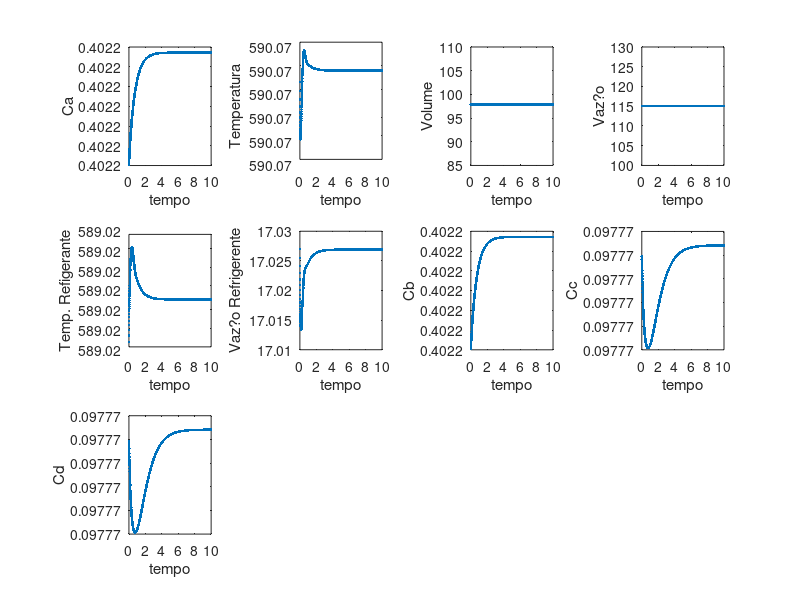

This figure's MATLAB source:
% Limpando vetores

 clear   tempoV;
 clear   CaV;
 clear    TV;
 clear    VV;
 clear    FV;
 clear    TjV;
 clear    FjV;
 clear    CbV;
 clear    CcV;
 clear    CdV;

 clear FrV;
 clear F1V;
 clear F0V;

%Condições iniciais de operação

% Alimentacao do Sistema (entrada) (F1)
F1=92;      % ft3/h
T1=530;     % ?R
Ca1=0.5;    % lb mol/ft3
Cb1=0.5;    % lb mol/ft3
Cc1=0;      % lb mol/ft3
Cd1=0;      % lb mol/ft3

Fj=17.027;  % ft3/h
Tj0=530;    % ?R

% Saida do CSTR (saida) (F)
F=115.00;                    % ft3/h
T=590.07;               % ?R
Ca=0.4022;               % lb mol/ft3
Cb=0.4022;               % lb mol/ft3
Cc=0.097771;               % lb mol/ft3
Cd=0.097771;               % lb mol/ft3
Tj=589.02;              % ?R

% Dimensões
V=97.852880299;       % ft3
vj=31.249030401;      % ft3;
A=397.701130124;      % ft2

%%%%%%%%%%%%%%%%%%%%%%%%%%%%%%%%%%%%%%%%%%%%%%%%%%%%%%%%%%%%%%%%%%%%%%%%%%%%
%%%%%%%%%%%%%%%%%%%%%%%%%%%%%%%%%%%%%%%%%%%%%%%%%%%%%%%%%%%%%%%%%%%%%%%%%%%%

    %Razão de reciclo
    razao_reciclo = 0.2;

    %Nó 2 (de bifurcação)
    f_reciclo=F*razao_reciclo;
    Ca_reciclo=Ca;
    Cb_reciclo=Cb;
    Cc_reciclo=Cc;
    Cd_reciclo=Cd;
    T_reciclo=T;

    %Na saída, após o reciclo (Saída, ponto 2)
    F_saida=F-f_reciclo; %f_saida é o F2
    Ca_saida=Ca;
    Cb_saida=Cb;
    Cc_saida=Cc;
    Cd_saida=Cd;
    T_saida=T;

    %Nó 1 (de mistura)
    F0=F1+f_reciclo;
    Ca0=(F1*Ca1+f_reciclo*Ca_reciclo)/(F0);
    Cb0=(F1*Cb1+f_reciclo*Cb_reciclo)/(F0);
    Cc0=(F1*Cc1+f_reciclo*Cc_reciclo)/(F0);
    Cd0=(F1*Cd1+f_reciclo*Cd_reciclo)/(F0);

    T0=(F1*T1+f_reciclo*T_reciclo)/(F0);

 %%%%%%%%%%%%%%%%%%%%%%%%%%%%%%%%%%%%%%%%%%%%%%%%%%%%%%%%%%%%%%%%%%%%%%%%%%%%
 %%%%%%%%%%%%%%%%%%%%%%%%%%%%%%%%%%%%%%%%%%%%%%%%%%%%%%%%%%%%%%%%%%%%%%%%%%%%


% Coeficiente global de troca t?rmica
U=150;      % BTU/(h ft2 ?R)

% Propriedades do Fluido reativo
cp=0.75;    % BTU/(lb ?R)
ro=50;      % lb/ft3

% Propriedades do Fluido refrigerante (da jaqueta)
cpj=1;      % BTU/(lb ?R)
roj=62.3;   % lb/ft3

% Condicoes de operacao (set points)
Tset=590.07;   % ?R
Vset=97.852880299;        % ft3

% Vazoes para quando o erro (variavel no setponi - variavel) for zero
Fjerrozero = 17.027;    % ft3/h
Ferrozero = 115.00;         % ft3/h

% Calor de reacao
deltaH=-30000;          %BTU/lb mol de A

% Constantes de Arrenius
Aa=7.08e10; % fator pre-exponencial  1/h
Ea=30000;   % energia de ativa??o    BTU/lb mol
Ra=1.99;    % constante dos gases    BTU/(lb mol ?R)

% Constante do controlador do fluido refrigerante
Kj=-16;
Tdj=0;
Tij=0.2;

% Constantes do controlador da vazao de saida
Kf=-40;
Tdf=0;
Tif=0.7;

% Passo de tempo das equacoes diferenciais
dt=0.005;   % h

% Passo de impress?o da tabela
pi=0.2;

% Tempo de simulacao
tf=10;       % h

% Calculado os produtos V*Ca, V*Cb e V*T
VCa=V*Ca;
VCb=V*Cb;
VCc=V*Cc;
VCd=V*Cd;
VT=V*T;

% Valores iniciais dos controladores
intPID=0;
erro1V=0;
erro2V=erro1V;

intPIDj=0;
erro1Vj=0;
erro2Vj=erro1Vj;


% Disturbio
  %F1=150;     % ft3/h

 % Inicio do loop
 i=1;
 tempo=0;
 while (tempo<=tf)

    % Imprimindo os resultados
    %if abs( eval(sym(tempo)/pi) - ceil(eval(sym(tempo)/pi)) ) <= 1e-3
    %   fprintf(' Tempo=%0.3f   Ca=%0.4f   Cb=%0.4f   Cc=%0.4f   Cd=%0.4f   T=%0.3f   V=%0.3f   F=%0.3f   Tj=%0.3f   Fj=%0.3f\n', tempo,Ca,Cb,Cc,Cd,T,V,F,Tj,Fj );
    %end


    % Controlador PID na Vazao de Refrigerante (temperatura da camisa)
    %----------------------------------------------------------
    % A integral do PID no volume
      intPIDj= intPIDj + (Tset-T)*dt;
    % A derivada do PID no volume
      derPIDj = (erro2Vj-erro1Vj)/dt;
      erro1Vj = erro2Vj;
    % A parte proporcional do PID no volume
      proPIDj = (Tset-T);
    % A equa??o do PID no volume
      Fj = Fjerrozero + Kj*proPIDj + Kj*Tdj*derPIDj + (Kj/Tij)*intPIDj;
    %----------------------------------------------------------

    % Controlador PID no Volume
    %----------------------------------------------------------
    % A integral do PID no volume
      intPID = intPID + (Vset-V)*dt;
    % A derivada do PID no volume
      derPID = (erro2V-erro1V)/dt;
      erro1V = erro2V;
    % A parte proporcional do PID no volume
      proPID = (Vset-V);
    % A equa??o do PID no volume
      F = Ferrozero + Kf*proPID + Kf*Tdf*derPID + (Kf/Tif)*intPID;
    %----------------------------------------------------------

    % k da rea??o
    k=(Aa)*exp(-Ea/(Ra*T));

    % O calor trocado com a camisa
    Q=U*A*(T-Tj);

    % Calculando as derivadas
    dVdt=F0-F;
    dVCadt=F0*Ca0-F*Ca-V*k*Ca*Cb;
    dVCbdt=F0*Cb0-F*Cb-V*k*Ca*Cb;
    dVCcdt=F0*Cc0-F*Cc+V*k*Ca*Cb;
    dVCddt=F0*Cd0-F*Cd+V*k*Ca*Cb;
    dVTdt= F0*T0-F*T-deltaH*V*k*Ca*Cb/(cp*ro)-Q/(cp*ro); %fluido reativo
    dTjdt=Fj*(Tj0-Tj)/vj + Q/(cpj*roj*vj); %refrigerante

    % Calculando as variaveis
    V=V+dVdt*dt;
    VCa=VCa+dVCadt*dt;
    VCb=VCb+dVCbdt*dt;
    VCc=VCc+dVCcdt*dt;
    VCd=VCd+dVCddt*dt;
    VT=VT+dVTdt*dt;
    Tj=Tj+dTjdt*dt;
    Ca=VCa/V;
    Cb=VCb/V;
    Cc=VCc/V;
    Cd=VCd/V;
    T=VT/V;



    %%%%%%%%%%%%%%%%%%%%%%%%%%%%%%%%%%%%%%%%%%%%%%%%%%%%%%%%%%%%%%%%%%%%%%%%%%%%
    %%%%%%%%%%%%%%%%%%%%%%%%%%%%%%%%%%%%%%%%%%%%%%%%%%%%%%%%%%%%%%%%%%%%%%%%%%%%

    %Razão de reciclo
    razao_reciclo = 0.2;

    %Nó 2 (de bifurcação)
    f_reciclo=F*razao_reciclo;
    Ca_reciclo=Ca;
    Cb_reciclo=Cb;
    Cc_reciclo=Cc;
    Cd_reciclo=Cd;
    T_reciclo=T;

    %Na saída, após o reciclo (Saída, ponto 2)
    F_saida=F-f_reciclo; %f_saida é o F2
    Ca_saida=Ca;
    Cb_saida=Cb;
    Cc_saida=Cc;
    Cd_saida=Cd;
    T_saida=T;

    %Nó 1 (de mistura)
    F0=F1+f_reciclo;
    Ca0=(F1*Ca1+f_reciclo*Ca_reciclo)/(F0);
    Cb0=(F1*Cb1+f_reciclo*Cb_reciclo)/(F0);
    Cc0=(F1*Cc1+f_reciclo*Cc_reciclo)/(F0);
    Cd0=(F1*Cd1+f_reciclo*Cd_reciclo)/(F0);

    T0=(F1*T1+f_reciclo*T_reciclo)/(F0);

    %%%%%%%%%%%%%%%%%%%%%%%%%%%%%%%%%%%%%%%%%%%%%%%%%%%%%%%%%%%%%%%%%%%%%%%%%%%%
    %%%%%%%%%%%%%%%%%%%%%%%%%%%%%%%%%%%%%%%%%%%%%%%%%%%%%%%%%%%%%%%%%%%%%%%%%%%%


    erro2V = Vset-V;
    erro2Vj = Tset-T;

    tempoV(i)=tempo;
    CaV(i)=Ca; % O valor de todas as concentrações na saída e antes do ponto de bifurcação são iguais
    TV(i)=T; % O valor na saída e antes do ponto de bifurcação são iguais
    VV(i)=V;
    FV(i)=F; % O valor na saída e antes do ponto de bifurcação são iguais
    TjV(i)=Tj;
    FjV(i)=Fj;
    CbV(i)=Cb; % O valor de todas as concentrações na saída e antes do ponto de bifurcação são iguais
    CcV(i)=Cc; % O valor de todas as concentrações na saída e antes do ponto de bifurcação são iguais
    CdV(i)=Cd; % O valor de todas as concentrações na saída e antes do ponto de bifurcação são iguais

    FrV(i)=f_reciclo;
    F1V(i)=F1;
    F0V(i)=F0;

    i=i+1;

    tempo = tempo + dt;
 end

 % Plotando os gr?ficos
      subplot(3,4,1); plot(tempoV,CaV,'.');xlabel('tempo');ylabel('Ca');                hold on;
      subplot(3,4,2); plot(tempoV,TV,'.'); xlabel('tempo');ylabel('Temperatura');       hold on;
      subplot(3,4,3); plot(tempoV,VV,'.'); xlabel('tempo');ylabel('Volume');            hold on;
      subplot(3,4,4); plot(tempoV,FV,'.'); xlabel('tempo');ylabel('Vaz?o');             hold on;
      subplot(3,4,5); plot(tempoV,TjV,'.');xlabel('tempo');ylabel('Temp. Refigerante'); hold on;
      subplot(3,4,6); plot(tempoV,FjV,'.');xlabel('tempo');ylabel('Vaz?o Refrigerente');hold on;
      subplot(3,4,7); plot(tempoV,CbV,'.');xlabel('tempo');ylabel('Cb');                hold on;
      subplot(3,4,8); plot(tempoV,CcV,'.');xlabel('tempo');ylabel('Cc');                hold on;
      subplot(3,4,9); plot(tempoV,CdV,'.');xlabel('tempo');ylabel('Cd');                hold on;


